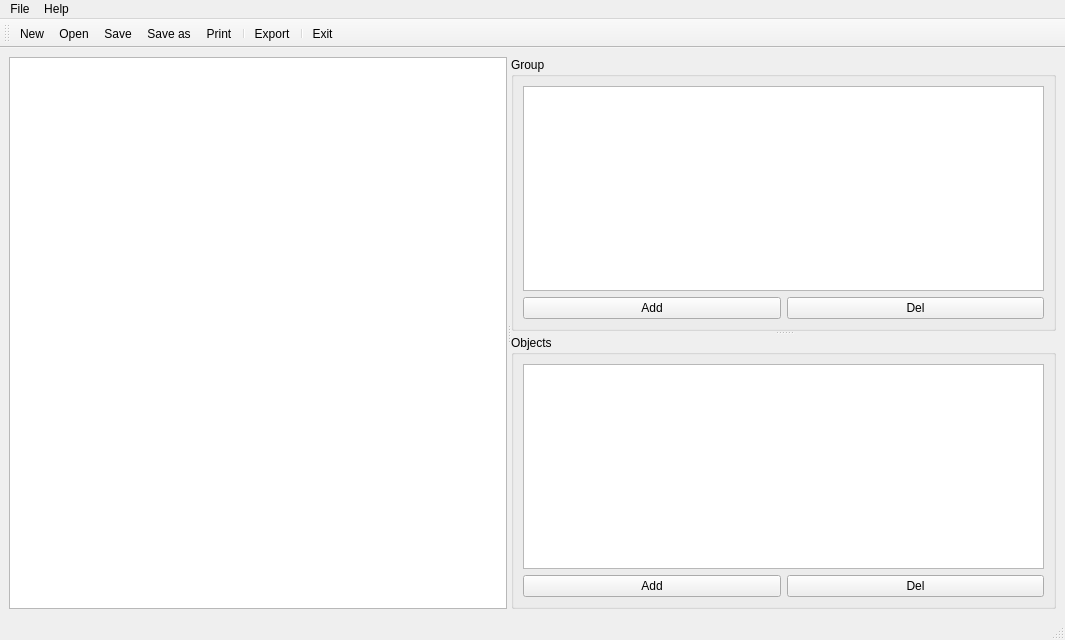
<?xml version="1.0" encoding="UTF-8"?>
<ui version="4.0">
 <class>MainWindow</class>
 <widget class="QMainWindow" name="MainWindow">
  <property name="geometry">
   <rect>
    <x>0</x>
    <y>0</y>
    <width>1065</width>
    <height>640</height>
   </rect>
  </property>
  <property name="windowTitle">
   <string>Schedule</string>
  </property>
  <property name="windowIcon">
   <iconset resource="resours.qrc">
    <normaloff>:/images/images/Schedule_100px.png</normaloff>:/images/images/Schedule_100px.png</iconset>
  </property>
  <widget class="QWidget" name="centralwidget">
   <layout class="QVBoxLayout" name="verticalLayout_3">
    <item>
     <widget class="QSplitter" name="splitter_2">
      <property name="orientation">
       <enum>Qt::Horizontal</enum>
      </property>
      <widget class="QTableView" name="tableView"/>
      <widget class="QSplitter" name="splitter">
       <property name="orientation">
        <enum>Qt::Vertical</enum>
       </property>
       <widget class="QGroupBox" name="groupBox">
        <property name="title">
         <string>Group</string>
        </property>
        <layout class="QVBoxLayout" name="verticalLayout">
         <item>
          <widget class="QListWidget" name="groupListWidget"/>
         </item>
         <item>
          <layout class="QHBoxLayout" name="horizontalLayout">
           <item>
            <widget class="QPushButton" name="addGroupPB">
             <property name="text">
              <string>Add</string>
             </property>
            </widget>
           </item>
           <item>
            <widget class="QPushButton" name="delGroupPB">
             <property name="text">
              <string>Del</string>
             </property>
            </widget>
           </item>
          </layout>
         </item>
        </layout>
       </widget>
       <widget class="QGroupBox" name="groupBox_2">
        <property name="title">
         <string>Objects</string>
        </property>
        <layout class="QVBoxLayout" name="verticalLayout_2">
         <item>
          <widget class="QListWidget" name="objectsListWidget"/>
         </item>
         <item>
          <layout class="QHBoxLayout" name="horizontalLayout_2">
           <item>
            <widget class="QPushButton" name="addObjectsPB">
             <property name="text">
              <string>Add</string>
             </property>
            </widget>
           </item>
           <item>
            <widget class="QPushButton" name="delObjectsPB">
             <property name="text">
              <string>Del</string>
             </property>
            </widget>
           </item>
          </layout>
         </item>
        </layout>
       </widget>
      </widget>
     </widget>
    </item>
   </layout>
  </widget>
  <widget class="QMenuBar" name="menubar">
   <property name="geometry">
    <rect>
     <x>0</x>
     <y>0</y>
     <width>1065</width>
     <height>20</height>
    </rect>
   </property>
   <widget class="QMenu" name="menuSchedule">
    <property name="title">
     <string>File</string>
    </property>
    <addaction name="actionNew"/>
    <addaction name="actionOpen"/>
    <addaction name="actionSave"/>
    <addaction name="actionSaveAs"/>
    <addaction name="actionPrint"/>
    <addaction name="separator"/>
    <addaction name="actionExport"/>
    <addaction name="separator"/>
    <addaction name="actionExit"/>
   </widget>
   <widget class="QMenu" name="menuHelp">
    <property name="title">
     <string>Help</string>
    </property>
    <addaction name="actionAbout"/>
   </widget>
   <addaction name="menuSchedule"/>
   <addaction name="menuHelp"/>
  </widget>
  <widget class="QStatusBar" name="statusbar"/>
  <widget class="QToolBar" name="toolBar">
   <property name="windowTitle">
    <string>toolBar</string>
   </property>
   <attribute name="toolBarArea">
    <enum>TopToolBarArea</enum>
   </attribute>
   <attribute name="toolBarBreak">
    <bool>false</bool>
   </attribute>
   <addaction name="actionNew"/>
   <addaction name="actionOpen"/>
   <addaction name="actionSave"/>
   <addaction name="actionSaveAs"/>
   <addaction name="actionPrint"/>
   <addaction name="separator"/>
   <addaction name="actionExport"/>
   <addaction name="separator"/>
   <addaction name="actionExit"/>
  </widget>
  <action name="actionNew">
   <property name="icon">
    <iconset resource="resours.qrc">
     <normaloff>:/images/images/File_100px.png</normaloff>:/images/images/File_100px.png</iconset>
   </property>
   <property name="text">
    <string>New</string>
   </property>
  </action>
  <action name="actionOpen">
   <property name="icon">
    <iconset resource="resours.qrc">
     <normaloff>:/images/images/Open_100px.png</normaloff>:/images/images/Open_100px.png</iconset>
   </property>
   <property name="text">
    <string>Open</string>
   </property>
  </action>
  <action name="actionSave">
   <property name="icon">
    <iconset resource="resours.qrc">
     <normaloff>:/images/images/Save_100px.png</normaloff>:/images/images/Save_100px.png</iconset>
   </property>
   <property name="text">
    <string>Save</string>
   </property>
  </action>
  <action name="actionExport">
   <property name="icon">
    <iconset resource="resours.qrc">
     <normaloff>:/images/images/Export Pdf_100px.png</normaloff>:/images/images/Export Pdf_100px.png</iconset>
   </property>
   <property name="text">
    <string>Export</string>
   </property>
  </action>
  <action name="actionExit">
   <property name="icon">
    <iconset resource="resours.qrc">
     <normaloff>:/images/images/Exit_100px.png</normaloff>:/images/images/Exit_100px.png</iconset>
   </property>
   <property name="text">
    <string>Exit</string>
   </property>
  </action>
  <action name="actionSaveAs">
   <property name="icon">
    <iconset resource="resours.qrc">
     <normaloff>:/images/images/Save as_100px.png</normaloff>:/images/images/Save as_100px.png</iconset>
   </property>
   <property name="text">
    <string>Save as</string>
   </property>
  </action>
  <action name="actionAbout">
   <property name="icon">
    <iconset resource="resours.qrc">
     <normaloff>:/images/images/About_100px.png</normaloff>:/images/images/About_100px.png</iconset>
   </property>
   <property name="text">
    <string>About</string>
   </property>
  </action>
  <action name="actionPrint">
   <property name="icon">
    <iconset resource="resours.qrc">
     <normaloff>:/images/images/Print_100px.png</normaloff>:/images/images/Print_100px.png</iconset>
   </property>
   <property name="text">
    <string>Print</string>
   </property>
  </action>
 </widget>
 <resources>
  <include location="resours.qrc"/>
 </resources>
 <connections/>
</ui>
